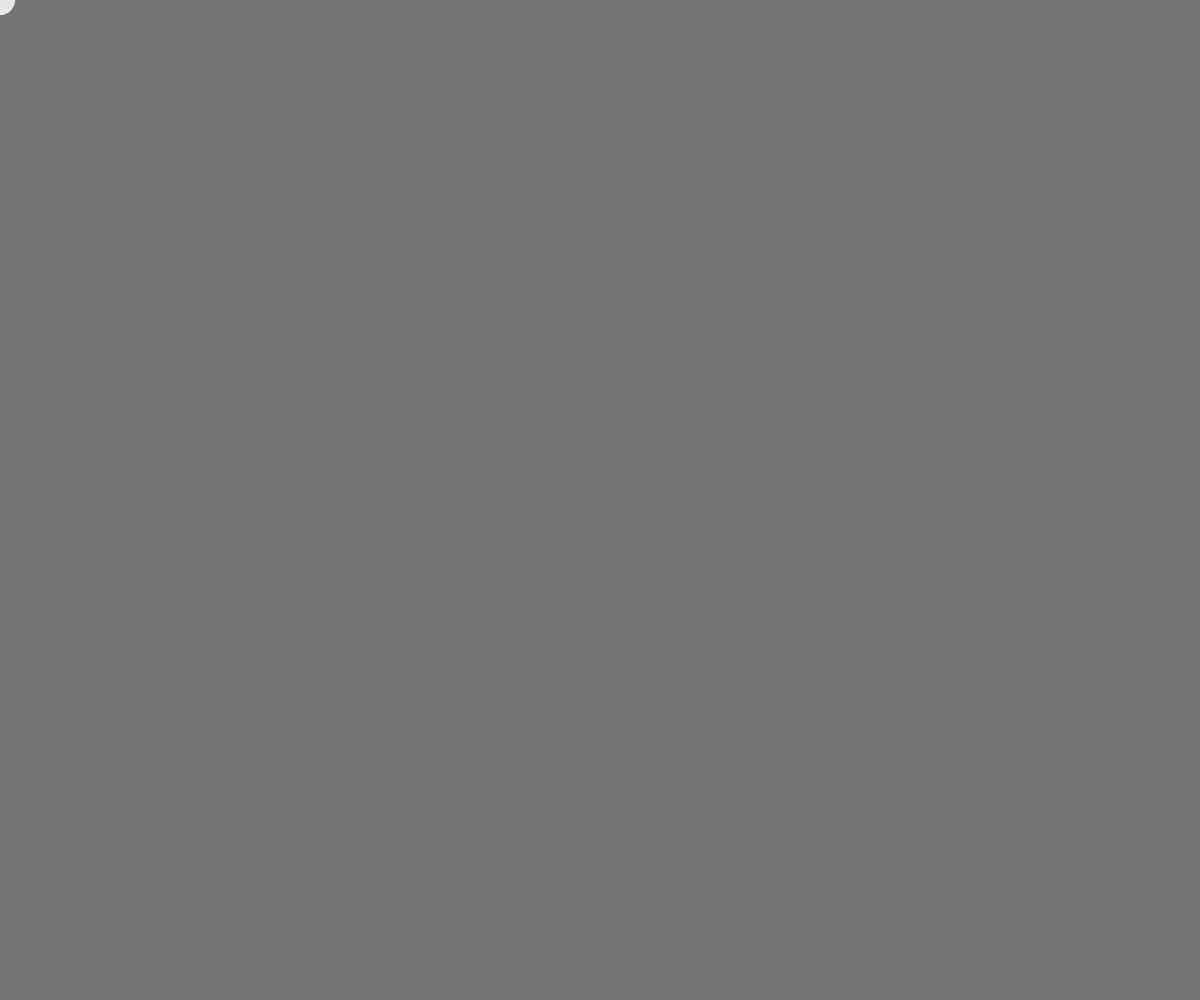
Frame 1 (no input)
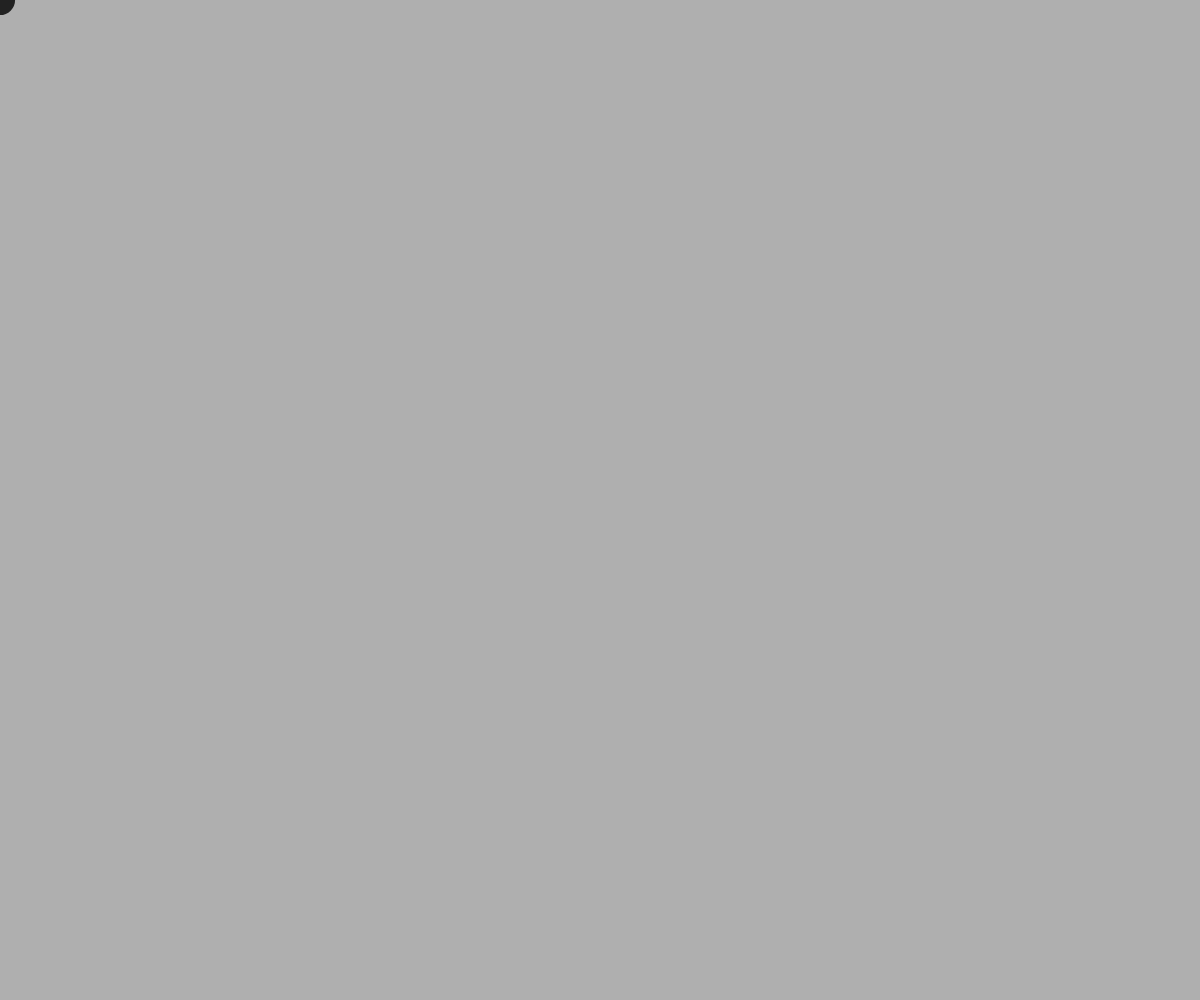
Frame 60 (no input)
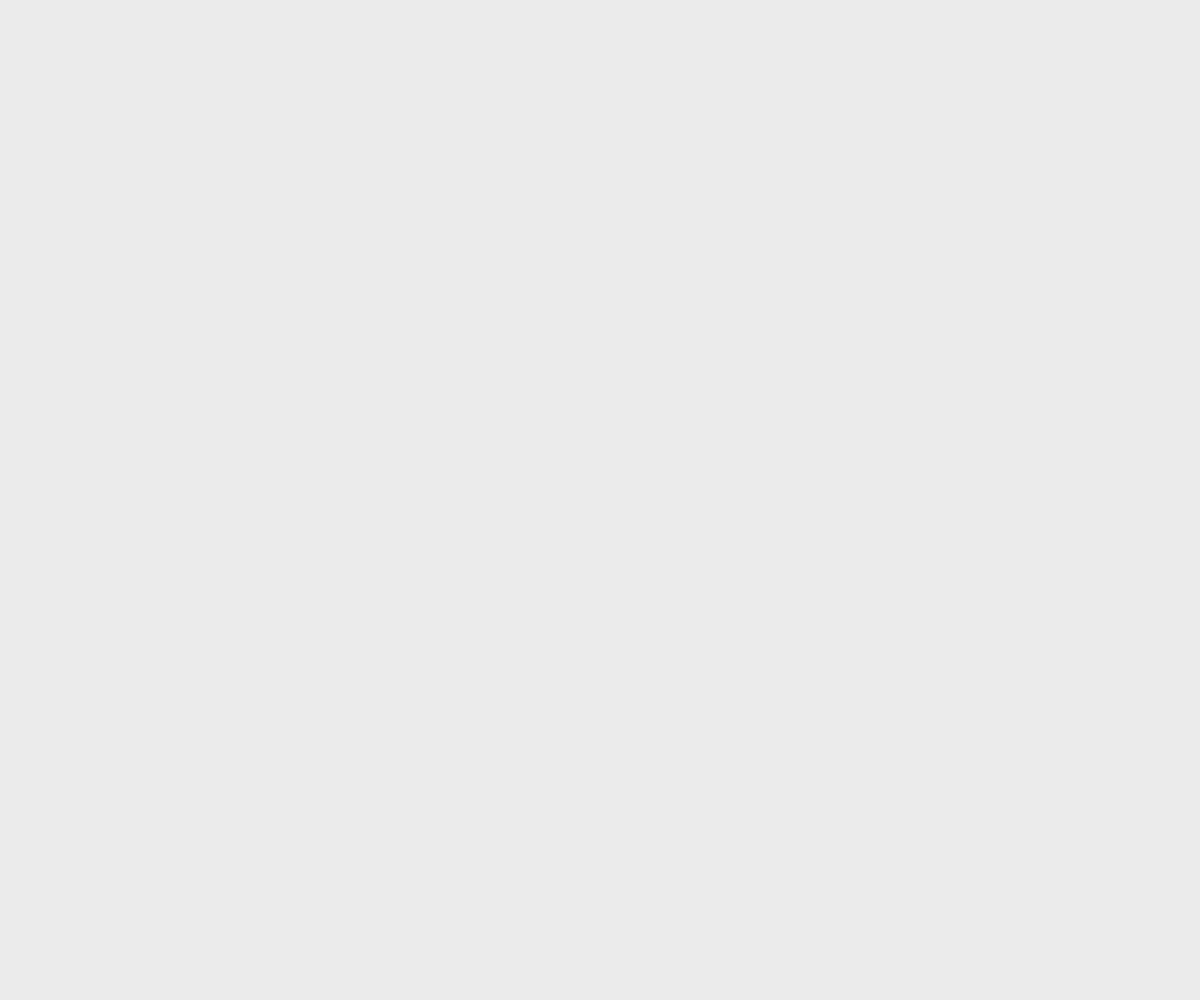
Frame 120 (the mouse pressed at the canvas centre since frame 60)

The p5.js sketch that drew these frames (run headless with seeded random() and noise() and a simulated clock; from frame 60 on, the mouse is pressed at the canvas centre):

// p5.js sketch
// ── sketch.js
function colwheel(n) {
  if (n == 0) {
    return 'rgb(0, 0, 0)';
  }
  if (n > 0 && n <= 85) {
    return `rgb(0, ${int(255 - n * 3)}, ${int(3 * n)})`;
  }
  if (n > 85 && n <= 170) {
    n -= 85
    return `rgb(${int(n)} * 3), 0, ${int(255 - n * 3)})`;
  }
  if (n > 170 && n <= 255) {
    n -= 170
    return `rgb(${int(255 - n * 3)}, ${int(n * 3)}, 0)`;
  }
}

function setup() {
  // Create canvas using the current window dimensions
  createCanvas(windowWidth, windowHeight);
  // Your drawing code here
  background(0);
  noStroke();
  colorMode(RGB);
}


let colwheel1 = Math.floor(255 * Math.random());
let colwheel2 = Math.floor(colwheel1 / 2);
let updateAfterFrames = 60;
let startFrames = 0;

function draw() {
  if (colwheel2 == 255) {
    colwheel2 = 0;
  } else {
    colwheel2 += 1;
  }

  if (colwheel1 == 255) {
    colwheel1 = 0;
  } else {
    colwheel1 += 1;
  }

  background(colwheel2);
  fill(colwheel1);
  circle(mouseX, mouseY, 1000 / Math.sqrt((Math.abs(mouseX - windowWidth / 2) + Math.abs(mouseY - windowHeight / 2))));

}

// This function is automatically called by p5.js whenever the browser window is resized
function windowResized() {
  // Resize the canvas to the new window dimensions
  resizeCanvas(windowWidth, windowHeight);
}

// Optional: Remove default body margins/padding for a true full-screen feel
// You would typically put this in your HTML file's <style> tag or a separate CSS file:
/*
body {
  margin: 0;
  padding: 0;
  overflow: hidden; // Prevent scrollbars caused by the canvas
}
*/
